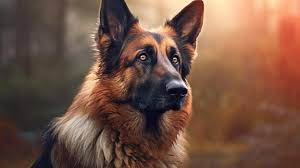
#> input picture Trabalho 5-2º Avaliação/cachorro.jpg, 300 x 168 px
$ python Opencv6.py
#> lines starting #> are read from the running program, lines starting #| are printed output that depends on the picture
# Importação de Biblioteca
import cv2 as cv
import numpy as np

#Importação de imagem
img = cv.imread("cachorro.jpg")
#> img is the input picture: shape (168, 300, 3); mean B, G, R 68.6, 84.1, 116.3
#Inicio da Rotação de imagem
# Obtendo as dimensões da imagem
altura, largura = img.shape[:2]
#> altura = 168; largura = 300
# Definindo o centro da rotação (no centro da imagem)
centro = (largura // 2, altura // 2)
#> centro = (150, 84)
# Definindo o ângulo de rotação (em graus)
angulo = 45  # Definindo o ângulo de rotação (em graus) nesse caso em 45 graus
escala = 1.0 # Definindo o fator de escala (1.0 significa manter o tamanho original)
matriz_rotacao = cv.getRotationMatrix2D(centro, angulo, escala)# Obtendo a matriz de rotação
imgrotacionada = cv.warpAffine(img, matriz_rotacao, (largura, altura))# Aplicando a rotação à imagem
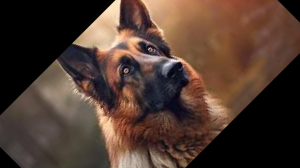
#> imgrotacionada: shape (168, 300, 3); mean B, G, R 48.5, 58.8, 79.4
#Fim da Rotação de imagem

#Inicio da Translação de imagem
altura, largura = img.shape[:2]# Obtendo as dimensões da imagem
# Definindo o deslocamento (dx, dy)
deslocamento_x = 50  # deslocamento para a direita
deslocamento_y = 30  # deslocamento para baixo
matriz_translacao = np.float32([[1, 0, deslocamento_x], [0, 1, deslocamento_y]])# Criando a matriz de translação
imgtransladada = cv.warpAffine(img, matriz_translacao, (largura, altura))# Aplicando a translação à imagem
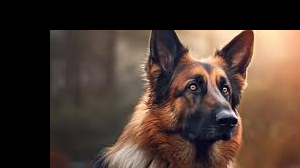
#> imgtransladada: shape (168, 300, 3); mean B, G, R 49.9, 59.2, 76.5
#Fim da Translação de imagem

#Inicio da tranformação de pespectiva
pontos_originais = np.float32([[50, 50], [300, 50], [50, 300], [300, 300]])# Definindo os pontos de origem (quatro cantos da região a ser transformada)
pontos_destino = np.float32([[10, 100], [280, 30], [30, 400], [290, 300]])# Definindo os pontos de destino (onde você deseja que esses pontos vão)
matriz_perspectiva = cv.getPerspectiveTransform(pontos_originais, pontos_destino)# Calculando a matriz de transformação de perspectiva
imgtransformada = cv.warpPerspective(img, matriz_perspectiva, (img.shape[1], img.shape[0]))# Aplicando a transformação à imagem
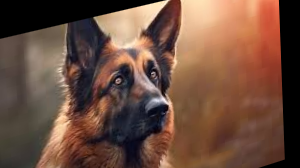
#> imgtransformada: shape (168, 300, 3); mean B, G, R 63, 78.1, 109.5
#Fim da tranformação de pespectiva

cv.imshow("Imagem Original",img)#mostra imagem original
cv.imshow("Imagem Rotacionada", imgrotacionada)# mostra imageem rotacionada
cv.imshow("Imagem Transladada", imgtransladada)# Exibindo a imagem transladada
cv.imshow("Imagem Tranfomada" , imgtransformada)#mostra imagem Transformada

cv.waitKey(0)#temporizador de app,(0)Quer dizer que qualquer tecla feixa as janelas abertas
cv.destroyAllWindows()#finaliza todas as paginas abertas
